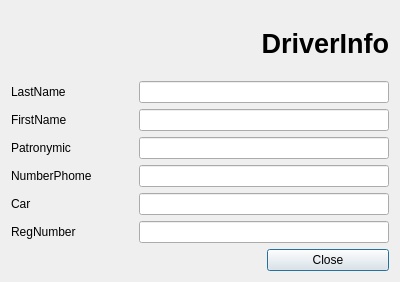
<?xml version="1.0" encoding="UTF-8"?>
<ui version="4.0">
 <class>DriverInfo</class>
 <widget class="QDialog" name="DriverInfo">
  <property name="geometry">
   <rect>
    <x>0</x>
    <y>0</y>
    <width>400</width>
    <height>282</height>
   </rect>
  </property>
  <property name="windowTitle">
   <string>Dialog</string>
  </property>
  <layout class="QGridLayout" name="gridLayout">
   <item row="1" column="0">
    <widget class="QLabel" name="label_2">
     <property name="text">
      <string>LastName</string>
     </property>
    </widget>
   </item>
   <item row="2" column="0">
    <widget class="QLabel" name="label_3">
     <property name="text">
      <string>FirstName</string>
     </property>
    </widget>
   </item>
   <item row="3" column="0">
    <widget class="QLabel" name="label_4">
     <property name="text">
      <string>Patronymic</string>
     </property>
    </widget>
   </item>
   <item row="4" column="0">
    <widget class="QLabel" name="label_5">
     <property name="text">
      <string>NumberPhome</string>
     </property>
    </widget>
   </item>
   <item row="5" column="0">
    <widget class="QLabel" name="label_6">
     <property name="text">
      <string>Car</string>
     </property>
    </widget>
   </item>
   <item row="6" column="0">
    <widget class="QLabel" name="label_7">
     <property name="text">
      <string>RegNumber</string>
     </property>
    </widget>
   </item>
   <item row="7" column="2">
    <widget class="QPushButton" name="pushButton">
     <property name="text">
      <string>Close</string>
     </property>
    </widget>
   </item>
   <item row="6" column="1" colspan="2">
    <widget class="QLineEdit" name="regnumEdit"/>
   </item>
   <item row="5" column="1" colspan="2">
    <widget class="QLineEdit" name="carEdit"/>
   </item>
   <item row="4" column="1" colspan="2">
    <widget class="QLineEdit" name="numphEdit"/>
   </item>
   <item row="3" column="1" colspan="2">
    <widget class="QLineEdit" name="ochEdit"/>
   </item>
   <item row="2" column="1" colspan="2">
    <widget class="QLineEdit" name="nameEdit"/>
   </item>
   <item row="1" column="1" colspan="2">
    <widget class="QLineEdit" name="famEdit"/>
   </item>
   <item row="0" column="0" colspan="3">
    <widget class="QLabel" name="label">
     <property name="font">
      <font>
       <pointsize>20</pointsize>
       <weight>75</weight>
       <bold>true</bold>
      </font>
     </property>
     <property name="text">
      <string>DriverInfo</string>
     </property>
     <property name="alignment">
      <set>Qt::AlignRight|Qt::AlignTrailing|Qt::AlignVCenter</set>
     </property>
    </widget>
   </item>
  </layout>
 </widget>
 <resources/>
 <connections/>
</ui>
